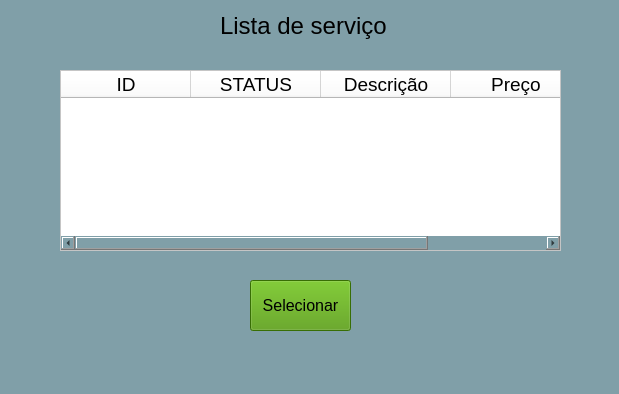
<?xml version="1.0" encoding="UTF-8"?>
<ui version="4.0">
 <class>MainWindow</class>
 <widget class="QMainWindow" name="MainWindow">
  <property name="geometry">
   <rect>
    <x>0</x>
    <y>0</y>
    <width>619</width>
    <height>394</height>
   </rect>
  </property>
  <property name="windowTitle">
   <string>MainWindow</string>
  </property>
  <property name="styleSheet">
   <string notr="true">background-color: rgb(128, 159, 168);</string>
  </property>
  <widget class="QWidget" name="centralwidget">
   <widget class="QTableWidget" name="tableWidget">
    <property name="geometry">
     <rect>
      <x>60</x>
      <y>70</y>
      <width>501</width>
      <height>181</height>
     </rect>
    </property>
    <property name="styleSheet">
     <string notr="true">background-color: rgb(255, 255, 255);</string>
    </property>
    <property name="horizontalScrollBarPolicy">
     <enum>Qt::ScrollBarAsNeeded</enum>
    </property>
    <property name="sizeAdjustPolicy">
     <enum>QAbstractScrollArea::AdjustToContentsOnFirstShow</enum>
    </property>
    <property name="columnCount">
     <number>4</number>
    </property>
    <attribute name="horizontalHeaderVisible">
     <bool>true</bool>
    </attribute>
    <attribute name="horizontalHeaderMinimumSectionSize">
     <number>20</number>
    </attribute>
    <attribute name="horizontalHeaderDefaultSectionSize">
     <number>130</number>
    </attribute>
    <attribute name="horizontalHeaderHighlightSections">
     <bool>true</bool>
    </attribute>
    <attribute name="horizontalHeaderShowSortIndicator" stdset="0">
     <bool>false</bool>
    </attribute>
    <attribute name="horizontalHeaderStretchLastSection">
     <bool>true</bool>
    </attribute>
    <column>
     <property name="text">
      <string>ID</string>
     </property>
     <property name="font">
      <font>
       <pointsize>14</pointsize>
      </font>
     </property>
    </column>
    <column>
     <property name="text">
      <string>STATUS</string>
     </property>
     <property name="font">
      <font>
       <pointsize>14</pointsize>
      </font>
     </property>
    </column>
    <column>
     <property name="text">
      <string>Descrição</string>
     </property>
     <property name="font">
      <font>
       <pointsize>14</pointsize>
      </font>
     </property>
    </column>
    <column>
     <property name="text">
      <string>Preço</string>
     </property>
     <property name="font">
      <font>
       <pointsize>14</pointsize>
      </font>
     </property>
    </column>
   </widget>
   <widget class="QLabel" name="label">
    <property name="geometry">
     <rect>
      <x>220</x>
      <y>0</y>
      <width>181</width>
      <height>51</height>
     </rect>
    </property>
    <property name="font">
     <font>
      <pointsize>18</pointsize>
     </font>
    </property>
    <property name="text">
     <string>Lista de serviço</string>
    </property>
   </widget>
   <widget class="QPushButton" name="pushButton">
    <property name="geometry">
     <rect>
      <x>250</x>
      <y>280</y>
      <width>101</width>
      <height>51</height>
     </rect>
    </property>
    <property name="font">
     <font>
      <pointsize>12</pointsize>
     </font>
    </property>
    <property name="styleSheet">
     <string notr="true">background-color: rgb(78, 154, 6);</string>
    </property>
    <property name="text">
     <string>Selecionar</string>
    </property>
   </widget>
  </widget>
  <widget class="QMenuBar" name="menubar">
   <property name="geometry">
    <rect>
     <x>0</x>
     <y>0</y>
     <width>619</width>
     <height>22</height>
    </rect>
   </property>
  </widget>
  <widget class="QStatusBar" name="statusbar"/>
 </widget>
 <resources/>
 <connections/>
</ui>
